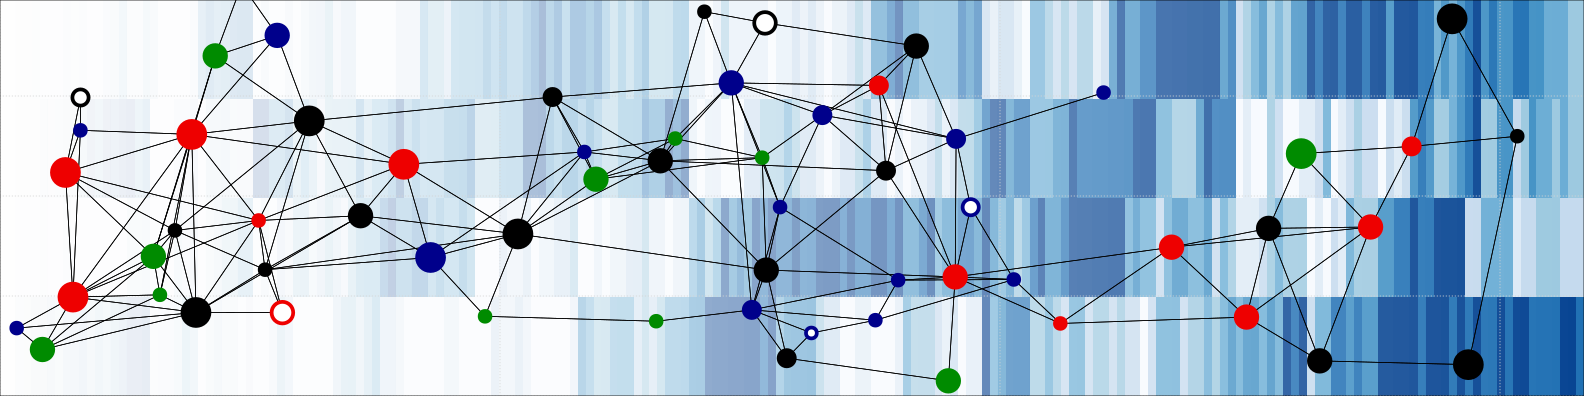

Write R code to recreate this figure.
library(png)

x_dim <- 1584
y_dim <- 396

#defines whether lines are drawn
line_distance_limit <- 8
color_bonus <- 3
type_bonus <- 3
size_bonus <- 3
size_bonus_limit <- 6.5

#if you've run heatmap.R beforehand you should have a heatmap_gradient.png image in your working directory
#this defines the background. Use another image if you want.
img <- readPNG("heatmap_gradient.png")


measure_distance <- function(x1, y1, x2, y2){
  distance <- sqrt(abs(x1-x2) + abs(y2-y1))
  return(distance)
}

df <- data.frame(X = numeric(),
                 Y = numeric(),
                 SIZE = numeric(),
                 COLOR = numeric(),
                 TYPE = numeric())

#create points in df
for(i in 1:50){
  df[nrow(df) + 1,] <- data.frame(
    rnorm(1, mean = 0.5 * x_dim, sd = 0.1 * x_dim),
    rnorm(1, mean = 0.5 * y_dim, sd = 0.1 * x_dim),
    sample(c(2,3,4,5),1),
    sample(c("black", "blue4", "red2", "green4"),1),
    sample(c(21,rep(19,10)),1))
}

for(i in 1:50){
  df[nrow(df) + 1,] <- data.frame(
    rnorm(1, mean = 0.1 * x_dim, sd = 0.1 * x_dim),
    rnorm(1, mean = 0.3 * y_dim, sd = 0.1 * x_dim),
    sample(c(2,3,4,5),1),
    sample(c("black", "blue4", "red2", "green4"),1),
    sample(c(21,rep(19,10)),1))
}

for(i in 1:15){
  df[nrow(df) + 1,] <- data.frame(
    rnorm(1, mean = 0.85 * x_dim, sd = 0.1 * x_dim),
    rnorm(1, mean = 0.17 * y_dim, sd = 0.1 * x_dim),
    sample(c(2,3,4,5),1),
    sample(c("black", "blue4", "red2", "green4"),1),
    sample(c(21,rep(19,10)),1))
}

#clean outliers
remove_rows <- NULL
for(i in 1:nrow(df)){
  if(df$X[i] < 0 || df$X > x_dim || df$Y[i] < 0 || df$Y > y_dim){
    remove_rows <- c(remove_rows, i)
    }
}
df <- df[-remove_rows,]

#clean points too close
remove_rows <- NULL
for(i in 1:(nrow(df)-1)){
  if(i %in% remove_rows){next}
  for(k in (i+1):nrow(df)){
    if(k %in% remove_rows){next}
    dist <- measure_distance(df$X[i], df$Y[i], df$X[k], df$Y[k])
    min_dist <- (df$SIZE[i] + df$SIZE[k])
    if(dist < min_dist){
      remove_rows <- c(remove_rows, k)
    }
  }
}
df <- df[-remove_rows,]



#par(mar = c(0.4,0.4,0.4,0.4))
png("header.png", width = 1584, height = 396, units = "px", type = "cairo")
par(mar = c(0,0,0,0))
plot(1,1,
     xlim = c(0,x_dim),
     ylim = c(0,y_dim),
     axes = F,
     type = "n",
     xlab = "",
     ylab = "",
     xaxs="i", yaxs="i")

#apply background
lim <- par()
rasterImage(img, lim$usr[1], lim$usr[3], lim$usr[2], lim$usr[4])
grid()

#draw stuff
for(i in 1:nrow(df)){
  for(k in 1:nrow(df)){
    dist <- measure_distance(df$X[i], df$Y[i], df$X[k], df$Y[k])
    bonus <- 0
    if(df$COLOR[i] == df$COLOR[k]){
      bonus <- bonus + color_bonus
    }
    if(df$TYPE[i] == df$TYPE[k]){
      bonus <- bonus + type_bonus
    }
    if(df$SIZE[i] + df$SIZE[k] >= size_bonus_limit){
      bonus <- bonus + size_bonus
    }
    
    if((line_distance_limit + bonus) > dist){
      lines(c(df$X[i], df$X[k]), c(df$Y[i], df$Y[k]), col="black", lwd = 1)
    }
  }
}

points(df$X, df$Y, cex = df$SIZE, col = df$COLOR, pch = df$TYPE, lwd = 5, bg = "white")
box(col = "black")

#find points in dataframe by enabling this and comparing X and Y coordinates
#text(df$X, df$Y+20, labels = paste0(as.integer(df$X),"_", as.integer(df$Y)))

dev.off()
